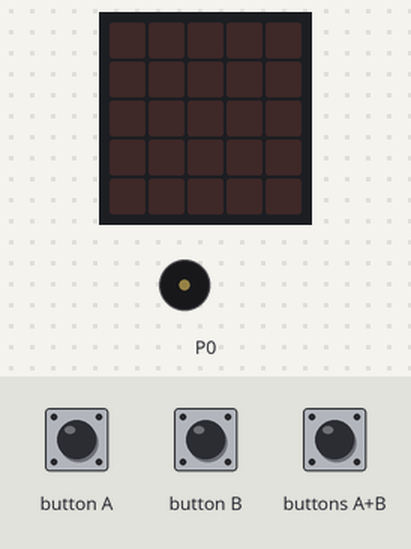
A program run on a simulated BBC micro:bit (MakeCode). Shown: the board's 5×5 LED display, buzzer (waves = sounding). The test bench sets the inputs (shaded band).

Above: at 1.2 s.
1.3 s: button A pressed for 0.15 s
At 2.7 s:
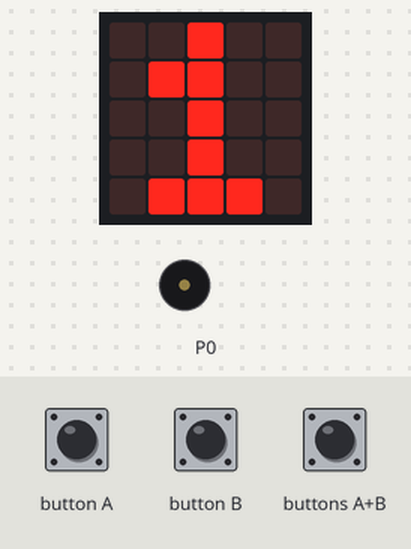
4.3 s: button B pressed for 0.15 s
At 4.65 s:
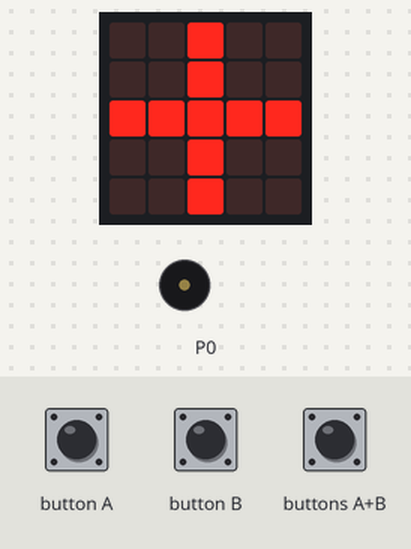
7.3 s: buttons A+B pressed for 0.15 s
At 7.84 s:
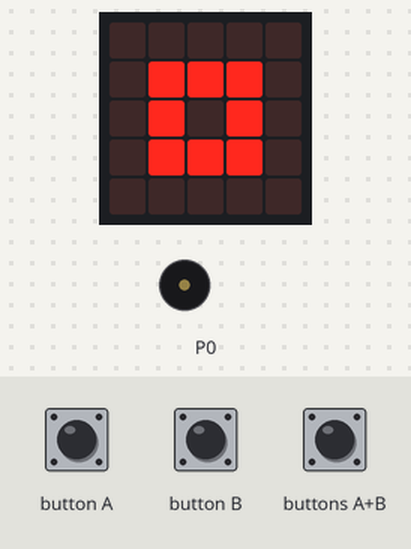
10.3 s: button A pressed for 0.15 s
At 10.64 s:
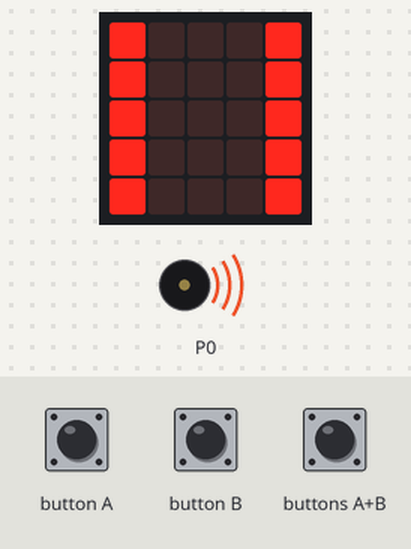
13.3 s: button B pressed for 0.15 s
At 13.97 s:
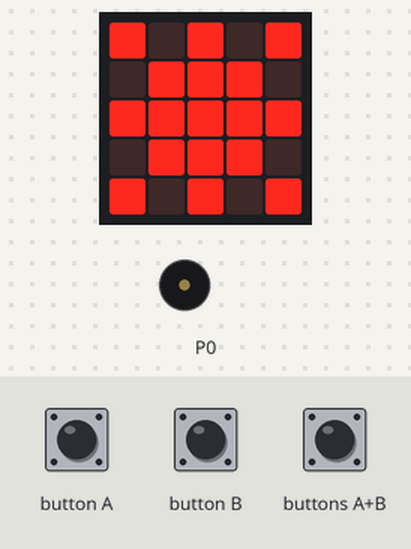
16.3 s: buttons A+B pressed for 1 s
At 17.55 s:
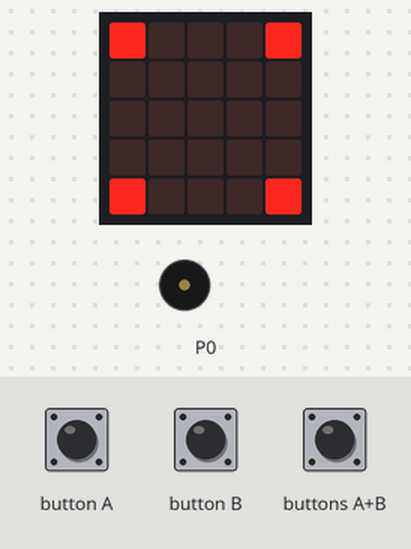
Timing chart, 0 to 20.3 s (numbered marks = the images above; inputs shaded):
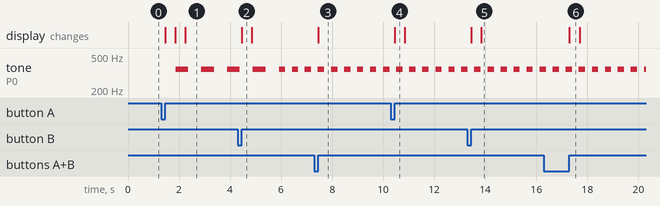

Measured:
- after the input at 1.3 s, tone on P0: alternates 349 Hz for 0.50 s and silent for 0.51 s, starting after 0.56 s; the display: first changes after 0.15 s (image 1 shows a later state)
- after the input at 4.3 s, the display: changes after 0.15 s (image 2)
- after the input at 7.3 s, the display: changes after 0.15 s (image 3)
- after the input at 10.3 s, the display: changes after 0.15 s (image 4)
- after the input at 13.3 s, the display: first changes after 0.15 s (image 5 shows a later state)
- after the input at 16.3 s, the display: changes after 1.0 s (image 6)
- what the display in image 2 shows lasts 0.4 s, from 4.5 s to 4.9 s

The program:

main.ts
```typescript
input.onButtonPressed(Button.A, function () {
    if (setting == 1) {
        basic.showLeds(`
            # . . . #
            . . . . .
            . . . . .
            . . . . .
            # . . . #
            `)
        pattern += 1
        bpm = 1
        if (pattern > 4) {
            pattern = 1
        }
        if (pattern > 0 && setting == 1) {
            basic.showLeds(`
                # . . . #
                # . . # .
                # # # . .
                # . . # .
                # . . . #
                `)
            basic.showNumber(pattern)
        }
    }
    if (setting == 2) {
        basic.showLeds(`
            # . . . #
            # . . . #
            # . . . #
            # . . . #
            # . . . #
            `)
        if (1 <= volume && volume <= 9) {
            basic.showLeds(`
                # . # . #
                . # . # .
                # . . . #
                . # . # .
                # . # . #
                `)
        }
        if (1 < volume && volume <= 9) {
            volume += -1
        }
        if (volume <= 1) {
            basic.showString("MIN")
        }
    }
})
input.onButtonPressed(Button.AB, function () {
    if (setting == 1) {
        setting += 1
        basic.showLeds(`
            . . . . .
            . # # # .
            . # . # .
            . # # # .
            . . . . .
            `)
    } else {
        setting = 1
        basic.showLeds(`
            # . . . #
            . . . . .
            . . . . .
            . . . . .
            # . . . #
            `)
        basic.showNumber(pattern)
    }
})
input.onButtonPressed(Button.B, function () {
    if (setting == 1) {
        basic.showLeds(`
            . . # . .
            . . # . .
            # # # # #
            . . # . .
            . . # . .
            `)
        basic.showNumber(pattern)
        bpm += 1
        if (bpm < 6) {
            music.changeTempoBy(2 * bpm)
        }
        if (bpm == 6) {
            basic.showString("MAX")
            basic.showLeds(`
                . . . . .
                . . . . .
                # # # # #
                . . . . .
                . . . . .
                `)
        }
        if (bpm >= 7) {
            bpm = 1
        }
    }
    if (setting == 2) {
        basic.showLeds(`
            # . . . #
            # . . . #
            # . . . #
            # . . . #
            # . . . #
            `)
        if (1 <= volume && volume <= 9) {
            basic.showLeds(`
                # . # . #
                . # # # .
                # # # # #
                . # # # .
                # . # . #
                `)
        }
        if (1 <= volume && volume < 9) {
            volume += 1
        }
        if (volume >= 9) {
            basic.showString("MAX")
        }
    }
})
let volume = 0
let bpm = 0
let setting = 0
let pattern = 0
let pause2 = 0
pattern = 0
setting = 1
bpm = 1
volume = 5
let mute = 0
basic.forever(function () {
    if (mute >= 1) {
        volume = 0
    }
    if (pattern == 1) {
        music.play(music.stringPlayable("F - F - F - F - ", bpm * 120), music.PlaybackMode.UntilDone)
    }
    if (pattern == 2) {
        music.play(music.stringPlayable("F - - F - F - - ", bpm * 120), music.PlaybackMode.UntilDone)
    }
    if (pattern == 3) {
        music.play(music.stringPlayable("- F - - F - - F ", bpm * 120), music.PlaybackMode.UntilDone)
    }
    if (pattern == 4) {
        music.play(music.stringPlayable("- - - F - F - F ", bpm * 120), music.PlaybackMode.UntilDone)
    }
    if (pause2 >= 1) {
        music.stopAllSounds()
    }
    music.setVolume(28 * volume)
})
```

test.ts
```typescript
// här hamnar tester och detta kompileras inte när det här paketet används som ett tillägg.
```
